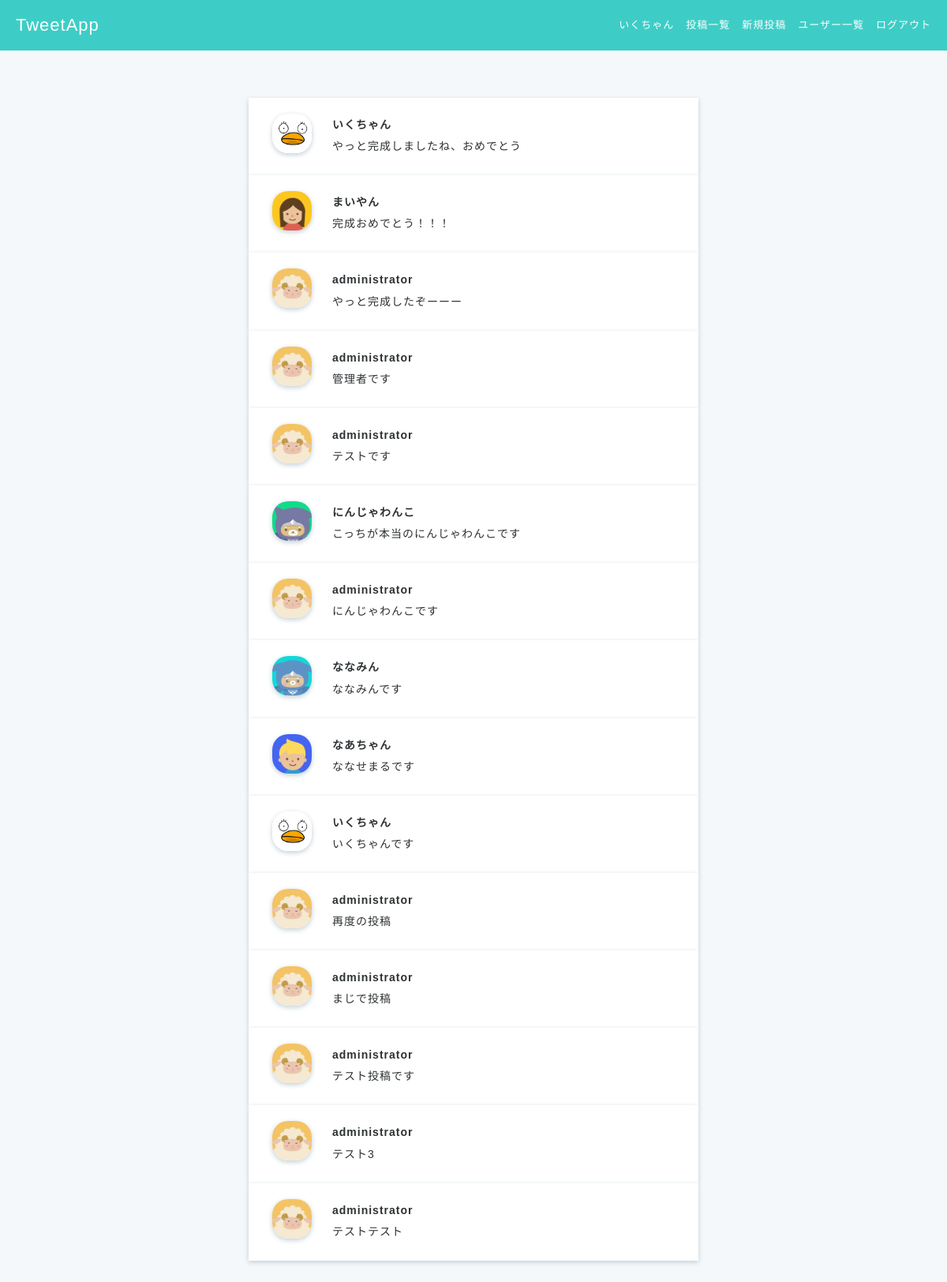
The app's page /post/posts_index (signed in) with its own data.
### accounts/models.py (models this page shows, shortened)
class Users(AbstractBaseUser, PermissionsMixin):
    username = models.CharField(max_length=150)
    email = models.EmailField(max_length=255, unique=True)
    is_active = models.BooleanField(default=True)
    is_staff = models.BooleanField(default=False)
    picture = models.FileField(null=True, upload_to='picture/', default='picture/default_user.jpeg')
    USERNAME_FIELD = 'email' # このテーブルのレコードを一意に識別
    REQUIRED_FIELDS = ['username'] # スーパーユーザ作成時に入力する
    objects = UserManager()
    class Meta:
        db_table = 'users'

### post/models.py (models this page shows, shortened)
class Posts(models.Model):
    content = models.CharField(max_length=140)
    user = models.ForeignKey('accounts.Users', on_delete=models.CASCADE)
    created_at = models.DateTimeField(auto_now_add=True)
    updated_at = models.DateTimeField(auto_now=True)
    class Meta:
        db_table = 'posts'

### post/views.py (the view)
# urls.py: path('posts_index', views.posts_index, name='posts_index'),
def posts_index(request):
    if not request.user.is_authenticated:
        messages.warning(request, 'ログインが必要です')
        return redirect('accounts:user_login')
    else:
        posts = Posts.objects.order_by('-updated_at').all()
        return render(
            request, 'post/posts_index.html', context={
                'posts': posts
            }
        )

### templates/post/posts_index.html
{% extends 'base.html' %}
{% block content %}
<div class="main posts-index">
    <div class="container">
    {% for post in posts %}
        <div class="posts-index-item">
          <div class="post-left">
            <img src="{{ post.user.picture.url }}">
          </div>
          <div class="post-right">
            <div class="post-user-name">
              <a href="{% url 'accounts:user_detail' user_id=post.user.id %}">{{ post.user.username }}</a>
            </div>
            <a href="{% url 'post:post_detail' post_id=post.id %}">{{ post.content }}</a>
          </div>
        </div>
    {% endfor %}
    </div>
</div>
{% endblock content %}

### templates/base.html (shortened to what this page needs)
{% load static %}
<!DOCTYPE html>
<html lang="ja">
  <head>
    <link rel="stylesheet" href="{% static 'css/style.css' %}"/>
    <link rel="stylesheet" href="https://maxcdn.bootstrapcdn.com/font-awesome/4.7.0/css/font-awesome.min.css"/>
  </head>
  <body>
    <header>
      <div class="header-logo">
        {% if user.is_authenticated %}
        <a href="{% url 'post:posts_index' %}">TweetApp</a>
        {% else %}
        <a href="{% url 'accounts:top' %}">TweetApp</a>
        {% endif %}
      </div>
      <ul class="header-menus">
        {% if user.is_authenticated %}
        <li>
          <a href="{% url 'accounts:user_detail' user_id=request.user.id %}">{{ request.user.username }}</a>
        </li>
        <li>
          <a href="{% url 'post:posts_index' %}">投稿一覧</a>
        </li>
        <li>
          <a href="{% url 'post:create_post' %}">新規投稿</a>
        </li>
        <li>
          <a href="{% url 'accounts:users_index' %}">ユーザー一覧</a>
        </li>
        <li>
          <a href="{% url 'accounts:user_logout' %}">ログアウト</a>
        </li>
        {% endif %}
      </ul>
    </header>
    {% block content %}{% endblock content %}
  </body>
</html>

### static/css/style.css (style rules this page uses)
* { box-sizing: border-box; }
html { font: 100%/1.5 'Avenir Next', 'Hiragino Sans', sans-serif; line-height: 1.7; letter-spacing: 1px; }
ul, li { list-style-type: none; padding: 0; margin: 0; }
a { text-decoration: none; color: #2d3133; font-size: 14px; }
body { color: #2d3133; background-color: #3ecdc6; margin: 0; min-height: 1vh; }
.main { position: absolute; top: 64px; width: 100%; height: auto; min-height: 100%; background-color: #f5f8fa; }
.container { max-width: 600px; margin: 60px auto; padding-left: 15px; padding-right: 15px; clear: both; }
header { height: 64px; position: absolute; z-index: 1; width: 100%; }
.header-logo { float: left; padding-left: 20px; color: white; font-size: 22px; line-height: 64px; }
.header-logo a { color: white; font-size: 22px; }
.header-menus { float: right; padding-right: 20px; }
.header-menus li { float: left; line-height: 64px; font-size: 13px; color: white; padding-left: 15px; }
.header-menus a { float: left; font-size: 13px; color: white; }
.posts-index-item { padding: 20px 30px; background-color: white; overflow: hidden; box-shadow: 0 2px 6px #c1ced7; }
.post-left img { width: 50px; height: 50px; border-radius: 40%; box-shadow: 0 2px 6px #c1ced7; object-fit: cover; }
.post-user-name a { font-weight: 600; }
.post-left { float: left; width: 10%; }
.post-right { float: left; width: 90%; padding-left: 25px; text-align: left; }

### records on screen
Users: user.username "いくちゃん"
Posts: user.picture (picture), user.username "いくちゃん", content "やっと完成しましたね、おめでとう"
Posts: user.picture (picture), user.username "まいやん", content "完成おめでとう！！！"
Posts: user.picture (picture), user.username "administrator", content "やっと完成したぞーーー"
Posts: user.picture (picture), user.username "administrator", content "管理者です"
Posts: user.picture (picture), user.username "administrator", content "テストです"
Posts: user.picture (placeholder picture), user.username "にんじゃわんこ", content "こっちが本当のにんじゃわんこです"
Posts: user.picture (picture), user.username "administrator", content "にんじゃわんこです"
Posts: user.picture (picture), user.username "ななみん", content "ななみんです"
Posts: user.picture (picture), user.username "なあちゃん", content "ななせまるです"
Posts: user.picture (picture), user.username "いくちゃん", content "いくちゃんです"
Posts: user.picture (picture), user.username "administrator", content "再度の投稿"
Posts: user.picture (picture), user.username "administrator", content "まじで投稿"
Posts: user.picture (picture), user.username "administrator", content "テスト投稿です"
Posts: user.picture (picture), user.username "administrator", content "テスト3"
Posts: user.picture (picture), user.username "administrator", content "テストテスト"
